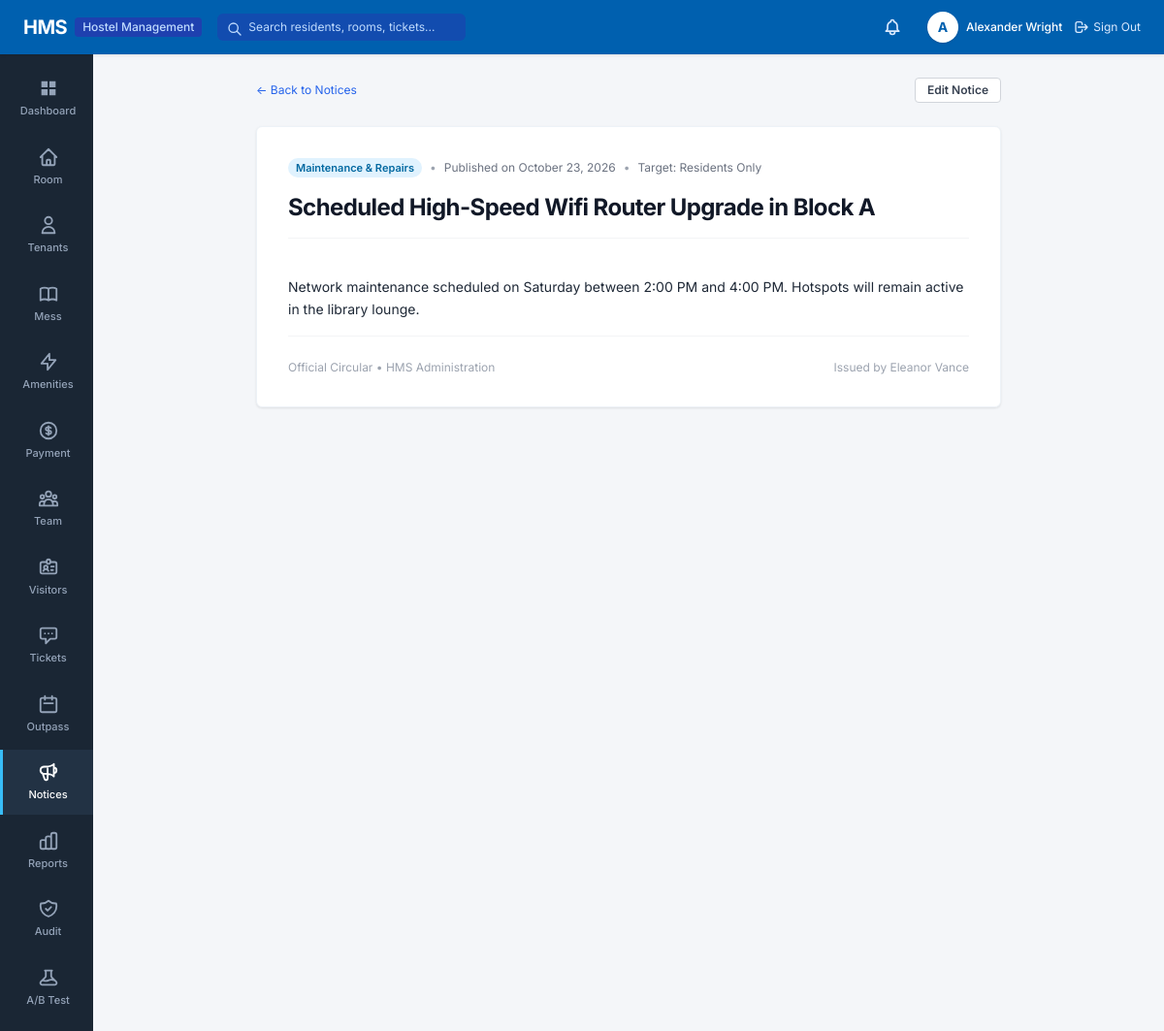
The page /notices/2/ (signed in) on the database its author committed.
### apps/accounts/models.py (models this page shows, shortened)
class User(AbstractUser):
    class Role(models.TextChoices):
        ADMIN = 'ADMIN', 'System Administrator'
        WARDEN = 'WARDEN', 'Hostel Manager / Warden'
        ACCOUNTS = 'ACCOUNTS', 'Accounts Staff'
        MAINTENANCE = 'MAINTENANCE', 'Maintenance Staff'
        RESIDENT = 'RESIDENT', 'Resident'
    role = models.CharField(
        max_length=20,
        choices=Role.choices,
        default=Role.RESIDENT,
        help_text="Designates the user's role and permission scope in HMS."
    )
    phone_number = models.CharField(max_length=20, blank=True, null=True)
    profile_picture = models.ImageField(upload_to='profiles/', blank=True, null=True)
    class Meta:
        verbose_name = 'User'
        verbose_name_plural = 'Users'
        ordering = ['username']
    @property
    def is_admin_user(self):
        return self.role == self.Role.ADMIN or self.is_superuser
    @property
    def is_warden(self):
        return self.role == self.Role.WARDEN
    @property
    def is_resident(self):
        return self.role == self.Role.RESIDENT

### apps/notices/models.py (models this page shows, shortened)
class Notice(models.Model):
    class Category(models.TextChoices):
        GENERAL = 'GENERAL', 'General Announcement'
        MESS = 'MESS', 'Mess & Dining'
        MAINTENANCE = 'MAINTENANCE', 'Maintenance & Repairs'
        FEES = 'FEES', 'Fees & Accounts'
        EMERGENCY = 'EMERGENCY', 'Urgent / Emergency'
        EVENTS = 'EVENTS', 'Hostel Events'
    class TargetAudience(models.TextChoices):
        ALL = 'ALL', 'All Hostel Members'
        RESIDENTS_ONLY = 'RESIDENTS', 'Residents Only'
        STAFF_ONLY = 'STAFF', 'Staff Only'
    title = models.CharField(max_length=200)
    category = models.CharField(max_length=20, choices=Category.choices, default=Category.GENERAL)
    target_audience = models.CharField(max_length=20, choices=TargetAudience.choices, default=TargetAudience.ALL)
    content = models.TextField()
    is_published = models.BooleanField(default=True)
    publish_date = models.DateTimeField(auto_now_add=True)
    expiry_date = models.DateField(null=True, blank=True)
    created_by = models.ForeignKey(settings.AUTH_USER_MODEL, on_delete=models.PROTECT, related_name='published_notices')
    class Meta:
        ordering = ['-publish_date']

### apps/notices/views.py (the view)
# urls.py: path('<int:notice_id>/', views.notice_detail_view, name='notice_detail'),
@login_required
def notice_detail_view(request, notice_id):
    notice = get_object_or_404(Notice, id=notice_id)
    if request.user.is_resident and not notice.is_published:
        messages.error(request, "Notice is not published.")
        return redirect('notices:notice_list')
    return render(request, 'notices/notice_detail.html', {'notice': notice})

### apps/notifications/context_processors.py (called while the page is built)
def notifications_context(request):
    if request.user.is_authenticated:
        unread_count = InAppNotification.objects.filter(recipient=request.user, is_read=False).count()
        recent_notifs = InAppNotification.objects.filter(recipient=request.user).order_by('-created_at')[:5]
        return {
            'unread_notifications_count': unread_count,
            'recent_notifications': recent_notifs,
        }
    return {
        'unread_notifications_count': 0,
        'recent_notifications': [],
    }

### templates/notices/notice_detail.html (shortened to what this page needs)
{% extends 'base.html' %}
{% block content %}
<div class="max-w-3xl mx-auto space-y-6">
    <div class="flex items-center justify-between">
        <a href="{% url 'notices:notice_list' %}" class="text-xs text-blue-600 hover:underline">&larr; Back to Notices</a>
        {% if request.user.is_warden or request.user.is_admin_user %}
        <a href="{% url 'notices:notice_edit' notice.id %}" class="px-3 py-1 bg-white border border-gray-300 rounded text-xs font-semibold text-gray-700 hover:bg-gray-50">
            Edit Notice
        </a>
        {% endif %}
    </div>
    <article class="hms-card space-y-4 p-8">
        <div class="flex items-center space-x-2 text-xs">
            <span class="badge badge-info">{{ notice.get_category_display }}</span>
            <span class="text-gray-400">&bull;</span>
            <span class="text-gray-500">Published on {{ notice.publish_date|date:"F d, Y" }}</span>
            <span class="text-gray-400">&bull;</span>
            <span class="text-gray-500">Target: {{ notice.get_target_audience_display }}</span>
        </div>
        <h1 class="text-2xl font-bold tracking-tight text-gray-900 leading-tight">
            {{ notice.title }}
        </h1>
        <div class="pt-4 border-t border-gray-100 text-sm text-gray-800 leading-relaxed space-y-3 whitespace-pre-line">
            {{ notice.content }}
        </div>
        <div class="pt-6 border-t border-gray-100 flex items-center justify-between text-xs text-gray-400">
            <span>Official Circular &bull; HMS Administration</span>
            <span>Issued by {{ notice.created_by.get_full_name|default:notice.created_by.username }}</span>
        </div>
    </article>
</div>
{% endblock %}

### templates/base.html (shortened to what this page needs)
{% load static %}
<!DOCTYPE html>
<html lang="en">
<head>
    <script src="https://cdn.tailwindcss.com"></script>
    <link rel="stylesheet" href="{% static 'css/hms.css' %}">
</head>
<body class="bg-[#f4f6f9] text-[#1e293b] flex flex-col min-h-screen">
    <header class="hms-header flex items-center justify-between px-6 text-white sticky top-0 z-50">
        <div class="flex items-center space-x-4">
            <a href="{% url 'accounts:dashboard' %}" class="flex items-center space-x-2 text-white hover:opacity-90 transition">
                <span class="text-xl font-bold tracking-tight">HMS</span>
                <span class="text-xs bg-blue-800 text-blue-200 px-2 py-0.5 rounded font-medium">Hostel Management</span>
            </a>
            <form action="{% url 'reports:global_search' %}" method="GET" class="hidden md:flex items-center ml-6">
                <div class="relative">
                    <input type="text" name="q" placeholder="Search residents, rooms, tickets..."
                           class="bg-blue-800/60 text-white placeholder-blue-200 text-xs rounded-md px-3 py-1.5 pl-8 focus:outline-none focus:ring-1 focus:ring-white w-64 transition">
                    <svg class="w-4 h-4 text-blue-200 absolute left-2.5 top-2" fill="none" stroke="currentColor" viewBox="0 0 24 24">
                        <path stroke-linecap="round" stroke-linejoin="round" stroke-width="2" d="M21 21l-6-6m2-5a7 7 0 11-14 0 7 7 0 0114 0z"></path>
                    </svg>
                </div>
            </form>
        </div>
        <div class="flex items-center space-x-5">
            <a href="{% url 'notifications:notification_list' %}" class="relative p-1.5 text-blue-100 hover:text-white hover:bg-blue-800 rounded-full transition" title="Notifications">
            </a>
            <div class="flex items-center space-x-3">
                <a href="{% url 'accounts:profile' %}" class="flex items-center space-x-2 text-white hover:opacity-90">
                    <div class="w-8 h-8 rounded-full bg-white text-hmsblue font-bold flex items-center justify-center text-sm shadow">
                        {{ request.user.first_name|default:request.user.username|make_list|first|upper }}
                    </div>
                    <span class="hidden sm:inline text-xs font-medium">{{ request.user.get_full_name|default:request.user.username }}</span>
                </a>
                <a href="{% url 'accounts:logout' %}" class="text-xs text-blue-100 hover:text-white hover:underline flex items-center space-x-1 ml-2">
                    <svg class="w-4 h-4" fill="none" stroke="currentColor" viewBox="0 0 24 24">
                        <path stroke-linecap="round" stroke-linejoin="round" stroke-width="2" d="M17 16l4-4m0 0l-4-4m4 4H7m6 4v1a3 3 0 01-3 3H6a3 3 0 01-3-3V7a3 3 0 013-3h4a3 3 0 013 3v1"></path>
                    </svg>
                    <span>Sign Out</span>
                </a>
            </div>
        </div>
    </header>
    <div class="flex flex-1">
        <aside class="hms-sidebar flex flex-col py-3 select-none">
            <nav class="space-y-1">
                <a href="{% url 'accounts:dashboard' %}" class="hms-nav-item {% if request.resolver_match.app_name == 'accounts' and request.resolver_match.url_name == 'hostel_dashboard' %}active{% endif %}">
                    <svg fill="currentColor" viewBox="0 0 24 24">
                        <path d="M4 4h7v7H4V4zm9 0h7v7h-7V4zm-9 9h7v7H4v-7zm9 0h7v7h-7v-7z"/>
                    </svg>
                    <span>Dashboard</span>
                </a>
                <a href="{% url 'rooms:room_list' %}" class="hms-nav-item {% if request.resolver_match.app_name == 'rooms' %}active{% endif %}">
                    <svg fill="none" stroke="currentColor" stroke-width="2" viewBox="0 0 24 24">
                        <path stroke-linecap="round" stroke-linejoin="round" d="M3 12l2-2m0 0l7-7 7 7M5 10v10a1 1 0 001 1h3m10-11l2 2m-2-2v10a1 1 0 01-1 1h-3m-6 0a1 1 0 001-1v-4a1 1 0 011-1h2a1 1 0 011 1v4a1 1 0 001 1m-6 0h6"/>
                    </svg>
                    <span>Room</span>
                </a>
                {% if not request.user.is_resident %}
                <a href="{% url 'residents:resident_list' %}" class="hms-nav-item {% if request.resolver_match.app_name == 'residents' and request.resolver_match.url_name != 'resident_dashboard' %}active{% endif %}">
                    <svg fill="none" stroke="currentColor" stroke-width="2" viewBox="0 0 24 24">
                        <path stroke-linecap="round" stroke-linejoin="round" d="M16 7a4 4 0 11-8 0 4 4 0 018 0zM12 14a7 7 0 00-7 7h14a7 7 0 00-7-7z"/>
                    </svg>
                    <span>Tenants</span>
                </a>
                {% endif %}
                <a href="{% url 'dining:meal_menu' %}" class="hms-nav-item {% if request.resolver_match.app_name == 'dining' %}active{% endif %}">
                    <span>Mess</span>
                </a>
                <a href="{% url 'rooms:amenity_list' %}" class="hms-nav-item {% if request.resolver_match.url_name == 'amenity_list' %}active{% endif %}">
                    <svg fill="none" stroke="currentColor" stroke-width="2" viewBox="0 0 24 24">
                        <path stroke-linecap="round" stroke-linejoin="round" d="M13 10V3L4 14h7v7l9-11h-7z"/>
                    </svg>
                    <span>Amenities</span>
                </a>
                <a href="{% url 'finance:payment_list' %}" class="hms-nav-item {% if request.resolver_match.app_name == 'finance' %}active{% endif %}">
                    <svg fill="none" stroke="currentColor" stroke-width="2" viewBox="0 0 24 24">
                        <path stroke-linecap="round" stroke-linejoin="round" d="M12 8c-1.657 0-3 .895-3 2s1.343 2 3 2 3 .895 3 2-1.343 2-3 2m0-8c1.11 0 2.08.402 2.599 1M12 8V7m0 1v8m0 0v1m0-1c-1.11 0-2.08-.402-2.599-1M21 12a9 9 0 11-18 0 9 9 0 0118 0z"/>
                    </svg>
                    <span>Payment</span>
                </a>
                {% if request.user.is_admin_user %}
                <a href="{% url 'accounts:user_list' %}" class="hms-nav-item {% if request.resolver_match.url_name == 'user_list' %}active{% endif %}">
                    <span>Team</span>
                </a>
                {% endif %}
                <a href="{% url 'visitors:visitor_list' %}" class="hms-nav-item {% if request.resolver_match.app_name == 'visitors' %}active{% endif %}">
                    <span>Visitors</span>
                </a>
                <a href="{% url 'complaints:complaint_list' %}" class="hms-nav-item {% if request.resolver_match.app_name == 'complaints' %}active{% endif %}">
                    <svg fill="none" stroke="currentColor" stroke-width="2" viewBox="0 0 24 24">
                        <path stroke-linecap="round" stroke-linejoin="round" d="M8 10h.01M12 10h.01M16 10h.01M9 16H5a2 2 0 01-2-2V6a2 2 0 012-2h14a2 2 0 012 2v8a2 2 0 01-2 2h-5l-5 5v-5z"/>
                    </svg>
                    <span>Tickets</span>
                </a>
                <a href="{% url 'attendance:outpass_list' %}" class="hms-nav-item {% if request.resolver_match.app_name == 'attendance' %}active{% endif %}">
                    <svg fill="none" stroke="currentColor" stroke-width="2" viewBox="0 0 24 24">
                        <path stroke-linecap="round" stroke-linejoin="round" d="M8 7V3m8 4V3m-9 8h10M5 21h14a2 2 0 002-2V7a2 2 0 00-2-2H5a2 2 0 00-2 2v12a2 2 0 002 2z"/>
                    </svg>
                    <span>Outpass</span>
                </a>
                <a href="{% url 'notices:notice_list' %}" class="hms-nav-item {% if request.resolver_match.app_name == 'notices' %}active{% endif %}">
                    <span>Notices</span>
                </a>
                {% if not request.user.is_resident %}
                <a href="{% url 'reports:reports_overview' %}" class="hms-nav-item {% if request.resolver_match.app_name == 'reports' %}active{% endif %}">
                    <span>Reports</span>
                </a>
                {% endif %}
                {% if request.user.is_admin_user %}
                <a href="{% url 'audit:audit_list' %}" class="hms-nav-item {% if request.resolver_match.app_name == 'audit' %}active{% endif %}">
                    <span>Audit</span>
                </a>
                <a href="{% url 'abtesting:ab_dashboard' %}" class="hms-nav-item {% if request.resolver_match.app_name == 'abtesting' %}active{% endif %}">
                    <span>A/B Test</span>
                </a>
                {% endif %}
            </nav>
        </aside>
        <main class="hms-main-content">
            {% block content %}{% endblock %}
        </main>
    </div>
</body>
</html>

### static/css/hms.css (style rules this page uses)
:root { --hms-blue-header: #0060af; --hms-blue-hover: #005096; --hms-sidebar-bg: #1a2634; --hms-sidebar-hover: #223244; --hms-sidebar-active: #0060af; --hms-page-bg: #f4f6f9; --hms-card-bg: #ffffff; --hms-text-main: #1e293b; --hms-text-muted: #64748b; --hms-green: #16a34a; --hms-red: #dc2626; --hms-amber: #d97706; }
body { background-color: var(--hms-page-bg); color: var(--hms-text-main); font-family: 'Inter', -apple-system, BlinkMacSystemFont, "Segoe UI", Roboto, sans-serif; margin: 0; padding: 0; min-height: 100vh; }
.hms-header { background-color: var(--hms-blue-header); height: 56px; box-shadow: 0 1px 3px rgba(0, 0, 0, 0.1); }
.hms-sidebar { background-color: var(--hms-sidebar-bg); width: 96px; min-height: calc(100vh - 56px); transition: width 0.2s ease; }
.hms-nav-item { display: flex; flex-direction: column; align-items: center; justify-content: center; padding: 12px 6px; color: #94a3b8; text-decoration: none; font-size: 11px; font-weight: 500; transition: all 0.15s ease-in-out; border-left: 3px solid transparent; }
.hms-nav-item.active { color: #ffffff; background-color: var(--hms-sidebar-hover); border-left: 3px solid #38bdf8; }
.hms-nav-item svg { width: 22px; height: 22px; margin-bottom: 4px; }
.hms-main-content { background-color: var(--hms-page-bg); flex: 1; padding: 24px 32px; }
.hms-card { background: #ffffff; border-radius: 6px; box-shadow: 0 1px 3px rgba(0, 0, 0, 0.06), 0 1px 2px rgba(0, 0, 0, 0.04); padding: 20px; border: 1px solid #edf2f7; }
.badge { display: inline-flex; align-items: center; padding: 2px 8px; border-radius: 9999px; font-size: 11px; font-weight: 600; }
.badge-info { background-color: #e0f2fe; color: #0369a1; }

### rows shown on the page
User: user.first_name|make_list "A", user.get_full_name "Alexander Wright"
Notice: category "Maintenance & Repairs", publish_date "October 23, 2026", target_audience "Residents Only", title "Scheduled High-Speed Wifi Router Upgrade in Block A", content "Network maintenance scheduled on Saturday between 2:00 PM and 4:00 PM. Hotspots will remain active in the library lounge.", created_by.get_full_name "Eleanor Vance"
